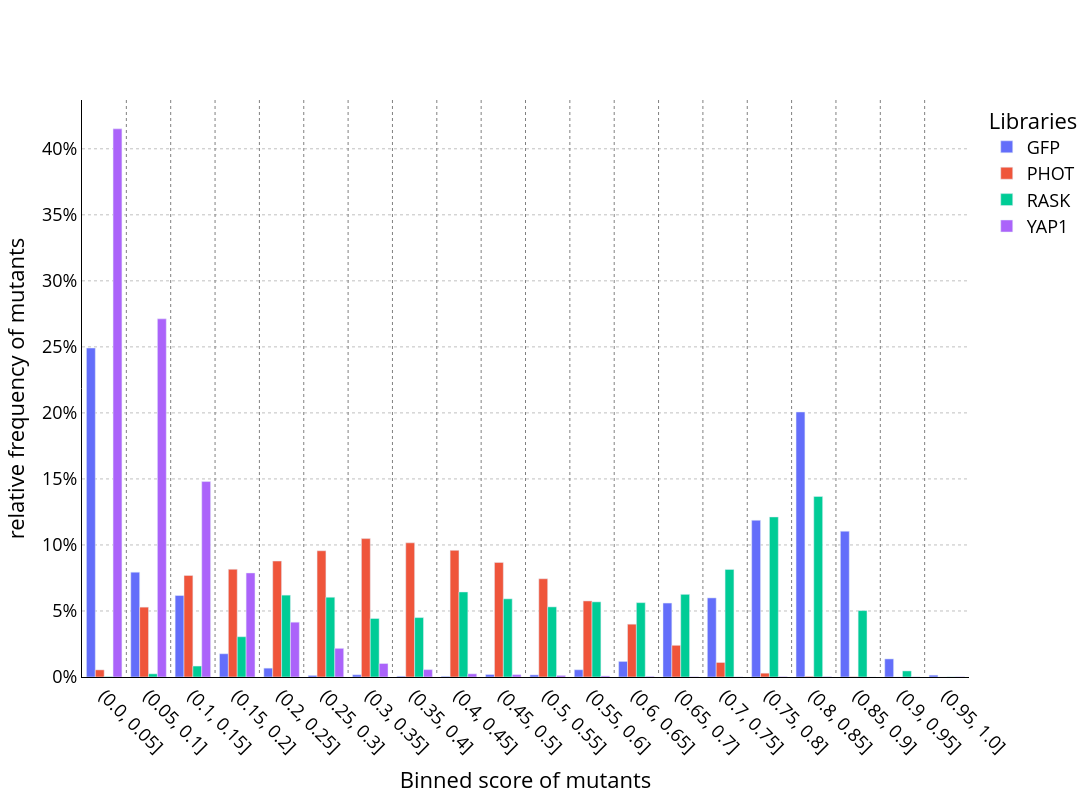

Notebook cell for this chart:
### Code cell
# Bin the Norm_Score_1 values of the filtered dataframe
threshold = 1
score_bins = 20
bin_size = round(1/score_bins, 3)
# Define bin edges from 0 to 1 in steps of 0.05
bin_edges = np.arange(0, (1 + bin_size), bin_size)

scoring_distribution_plt = make_subplots(rows=1, cols=1)
colors = ['#636EFA', '#EF553B', '#00CC96', '#AB63FA'] # Default Plotly colors
for i, mutants_df in enumerate(mutant_dfs):
    mutants_df['score_bin'] = pd.cut(mutants_df['Norm_Score_1'], bins=bin_edges, include_lowest=False) #labels=bin_labels,
    score_bin_counts = mutants_df["score_bin"].value_counts().sort_index()
    total_mutants = sum(score_bin_counts.values)
    
    x_vals = score_bin_counts.index.astype(str).tolist()
    y_vals = [round(score_bin_counts[key]/total_mutants,4) for key in score_bin_counts.keys()]

    scoring_distribution_plt.append_trace(
        go.Bar(
            x=x_vals, 
            y=y_vals,
            name=datasets[i],
            marker_color=colors[i % len(colors)],
            #text=[f"{y*100:.0f}%" if y > 0 else "" for y in y_vals],
            textposition='outside',
            textfont=dict(color=colors[i % len(colors)],
                            size=18)
            ),
            row=1, col=1
        )

scoring_distribution_plt.update_layout(
    font=dict(color="black", size=18),
    showlegend=True,
    legend_title_text="Libraries",
    paper_bgcolor='white',
    plot_bgcolor='white',
    width=2000,
    height=800
)

scoring_distribution_plt.update_layout(uniformtext_minsize=10, uniformtext_mode='show')



scoring_distribution_plt.update_yaxes(dict(
    title_text=f"relative frequency of mutants",
    color='black',
    title_font=dict(color="black"),
    tickfont=dict(color="black"),
    showgrid=True,
    gridcolor='grey',
    griddash="dot",
    tickformat=".0%",
    linecolor='black',
    gridwidth=0.5)
)

scoring_distribution_plt.update_xaxes(dict(
    title_text=f"Binned score of mutants",
    color='black',
    title_font=dict(color="black"),
    tickfont=dict(color="black"),
    tickangle=45,
    tickson="boundaries",
    zerolinecolor='black',
    linecolor='black',
    linewidth=1,
    dtick=1,
    showgrid=True,
    gridcolor='grey',
    showline=True,
    griddash="dot",

    ),
)

scoring_distribution_plt.show()

### Figure 1 — Plotly figure (JSON) as saved in the notebook; plotly's stock layout.template omitted (floating-point values rounded to 4 significant figures)
{"data": [{"marker": {"color": "#636EFA"}, "name": "GFP", "textfont": {"color": "#636EFA", "size": 18}, "textposition": "outside", "type": "bar", "x": ["(0.0, 0.05]", "(0.05, 0.1]", "(0.1, 0.15]", "(0.15, 0.2]", "(0.2, 0.25]", "(0.25, 0.3]", "(0.3, 0.35]", "(0.35, 0.4]", "(0.4, 0.45]", "(0.45, 0.5]", "(0.5, 0.55]", "(0.55, 0.6]", "(0.6, 0.65]", "(0.65, 0.7]", "(0.7, 0.75]", "(0.75, 0.8]", "(0.8, 0.85]", "(0.85, 0.9]", "(0.9, 0.95]", "(0.95, 1.0]"], "xaxis": "x", "y": [0.2491, 0.0794, 0.0617, 0.0176, 0.0067, 0.0012, 0.0017, 0.0006, 0.0005, 0.0019, 0.0016, 0.0055, 0.0118, 0.056, 0.0599, 0.1187, 0.2007, 0.1104, 0.0137, 0.0014], "yaxis": "y"}, {"marker": {"color": "#EF553B"}, "name": "PHOT", "textfont": {"color": "#EF553B", "size": 18}, "textposition": "outside", "type": "bar", "x": ["(0.0, 0.05]", "(0.05, 0.1]", "(0.1, 0.15]", "(0.15, 0.2]", "(0.2, 0.25]", "(0.25, 0.3]", "(0.3, 0.35]", "(0.35, 0.4]", "(0.4, 0.45]", "(0.45, 0.5]", "(0.5, 0.55]", "(0.55, 0.6]", "(0.6, 0.65]", "(0.65, 0.7]", "(0.7, 0.75]", "(0.75, 0.8]", "(0.8, 0.85]", "(0.85, 0.9]", "(0.9, 0.95]", "(0.95, 1.0]"], "xaxis": "x", "y": [0.0054, 0.0529, 0.0769, 0.0816, 0.0878, 0.0956, 0.1048, 0.1016, 0.0959, 0.0868, 0.0744, 0.0576, 0.04, 0.024, 0.011, 0.0029, 0.0005, 0.0002, 0, 0], "yaxis": "y"}, {"marker": {"color": "#00CC96"}, "name": "RASK", "textfont": {"color": "#00CC96", "size": 18}, "textposition": "outside", "type": "bar", "x": ["(0.0, 0.05]", "(0.05, 0.1]", "(0.1, 0.15]", "(0.15, 0.2]", "(0.2, 0.25]", "(0.25, 0.3]", "(0.3, 0.35]", "(0.35, 0.4]", "(0.4, 0.45]", "(0.45, 0.5]", "(0.5, 0.55]", "(0.55, 0.6]", "(0.6, 0.65]", "(0.65, 0.7]", "(0.7, 0.75]", "(0.75, 0.8]", "(0.8, 0.85]", "(0.85, 0.9]", "(0.9, 0.95]", "(0.95, 1.0]"], "xaxis": "x", "y": [0.0003, 0.0024, 0.0083, 0.0305, 0.062, 0.0604, 0.0443, 0.045, 0.0644, 0.0592, 0.0531, 0.0569, 0.0563, 0.0626, 0.0815, 0.1212, 0.1367, 0.0503, 0.0046, 0.0001], "yaxis": "y"}, {"marker": {"color": "#AB63FA"}, "name": "YAP1", "textfont": {"color": "#AB63FA", "size": 18}, "textposition": "outside", "type": "bar", "x": ["(0.0, 0.05]", "(0.05, 0.1]", "(0.1, 0.15]", "(0.15, 0.2]", "(0.2, 0.25]", "(0.25, 0.3]", "(0.3, 0.35]", "(0.35, 0.4]", "(0.4, 0.45]", "(0.45, 0.5]", "(0.5, 0.55]", "(0.55, 0.6]", "(0.6, 0.65]", "(0.65, 0.7]", "(0.7, 0.75]", "(0.75, 0.8]", "(0.8, 0.85]", "(0.85, 0.9]", "(0.9, 0.95]", "(0.95, 1.0]"], "xaxis": "x", "y": [0.4151, 0.2712, 0.148, 0.0788, 0.0415, 0.0217, 0.0102, 0.0056, 0.0024, 0.0018, 0.0012, 0.0008, 0.0005, 0.0002, 0.0001, 0.0003, 0.0003, 0, 0.0001, 0.0002], "yaxis": "y"}], "layout": {"font": {"color": "black", "size": 18}, "height": 800, "legend": {"title": {"text": "Libraries"}}, "paper_bgcolor": "white", "plot_bgcolor": "white", "showlegend": true, "uniformtext": {"minsize": 10, "mode": "show"}, "width": 2000, "xaxis": {"anchor": "y", "color": "black", "domain": [0, 1], "dtick": 1, "gridcolor": "grey", "griddash": "dot", "linecolor": "black", "linewidth": 1, "showgrid": true, "showline": true, "tickangle": 45, "tickfont": {"color": "black"}, "tickson": "boundaries", "title": {"font": {"color": "black"}, "text": "Binned score of mutants"}, "zerolinecolor": "black"}, "yaxis": {"anchor": "x", "color": "black", "domain": [0, 1], "gridcolor": "grey", "griddash": "dot", "gridwidth": 0.5, "linecolor": "black", "showgrid": true, "tickfont": {"color": "black"}, "tickformat": ".0%", "title": {"font": {"color": "black"}, "text": "relative frequency of mutants"}}}}
